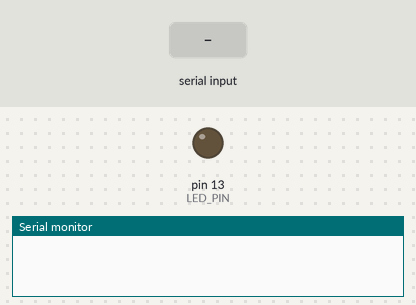
Recording of a sketch running on a simulated Arduino Uno, built with avr-gcc and run on an emulated ATmega328P. Shown: output pins drawn as LEDs (lit = HIGH), the last lines printed to the serial monitor. Dashed ring = blinking. Inputs (shaded band) come from the test bench.

Above: at 1.2 s.
1.3 s: "b" received over Serial
At 1.55 s:
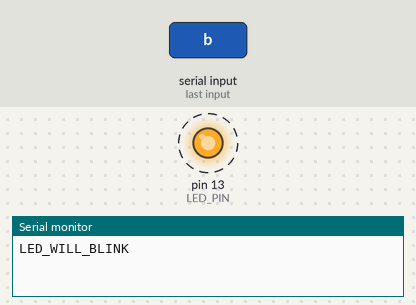
4.3 s: "u" received over Serial
At 4.6 s:
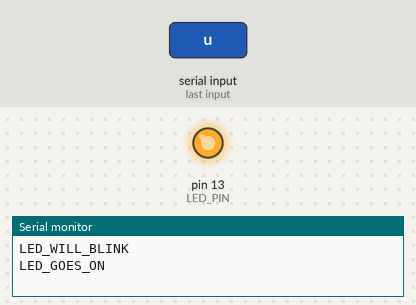
5.8 s: "d" received over Serial
At 7.0 s:
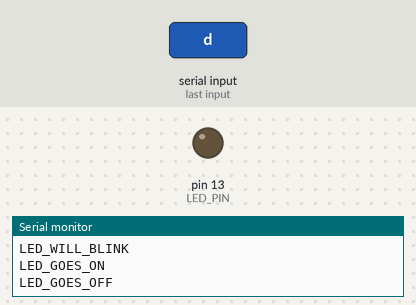
Timing chart, 0 to 8.8 s (numbered marks = the images above; inputs shaded):
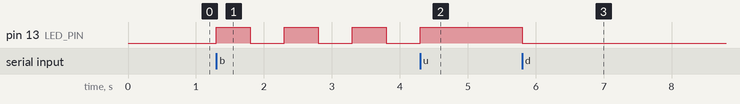

The sketch:

LED.ino
```cpp
const int LED_PIN = 13;
const int BLINK_INTERVAL = 500;

bool blinkMode = false;
unsigned long previousMillis = 0;
bool ledState = LOW;

void setup() {
  Serial.begin(9600);
  pinMode(LED_PIN, OUTPUT);
  digitalWrite(LED_PIN, LOW);

  while (!Serial) {
    ;
  }
}

void loop() {
  if (Serial.available() > 0) {
    char cmd = Serial.read();

    while (Serial.available() > 0) {
      Serial.read();
    }

    if (cmd == 'u') {
      blinkMode = false;
      digitalWrite(LED_PIN, HIGH);
      Serial.println("LED_GOES_ON");
    }
    else if (cmd == 'd') {
      blinkMode = false;
      digitalWrite(LED_PIN, LOW);
      Serial.println("LED_GOES_OFF");
    }
    else if (cmd == 'b') {
      blinkMode = true;
      Serial.println("LED_WILL_BLINK");
    }
  }

  if (blinkMode) {
    unsigned long currentMillis = millis();

    if (currentMillis - previousMillis >= BLINK_INTERVAL) {
      previousMillis = currentMillis;
      ledState = !ledState;
      digitalWrite(LED_PIN, ledState);
    }
  }
}
```

Measured:
- after the input at 1.3 s, pin 13 (LED_PIN): alternates HIGH for 0.50 s and LOW for 0.50 s, starting at once
- after the input at 4.3 s, pin 13 (LED_PIN): goes on until 4.3 s, then stays HIGH
- after the input at 5.8 s, pin 13 (LED_PIN): HIGH → LOW at once
